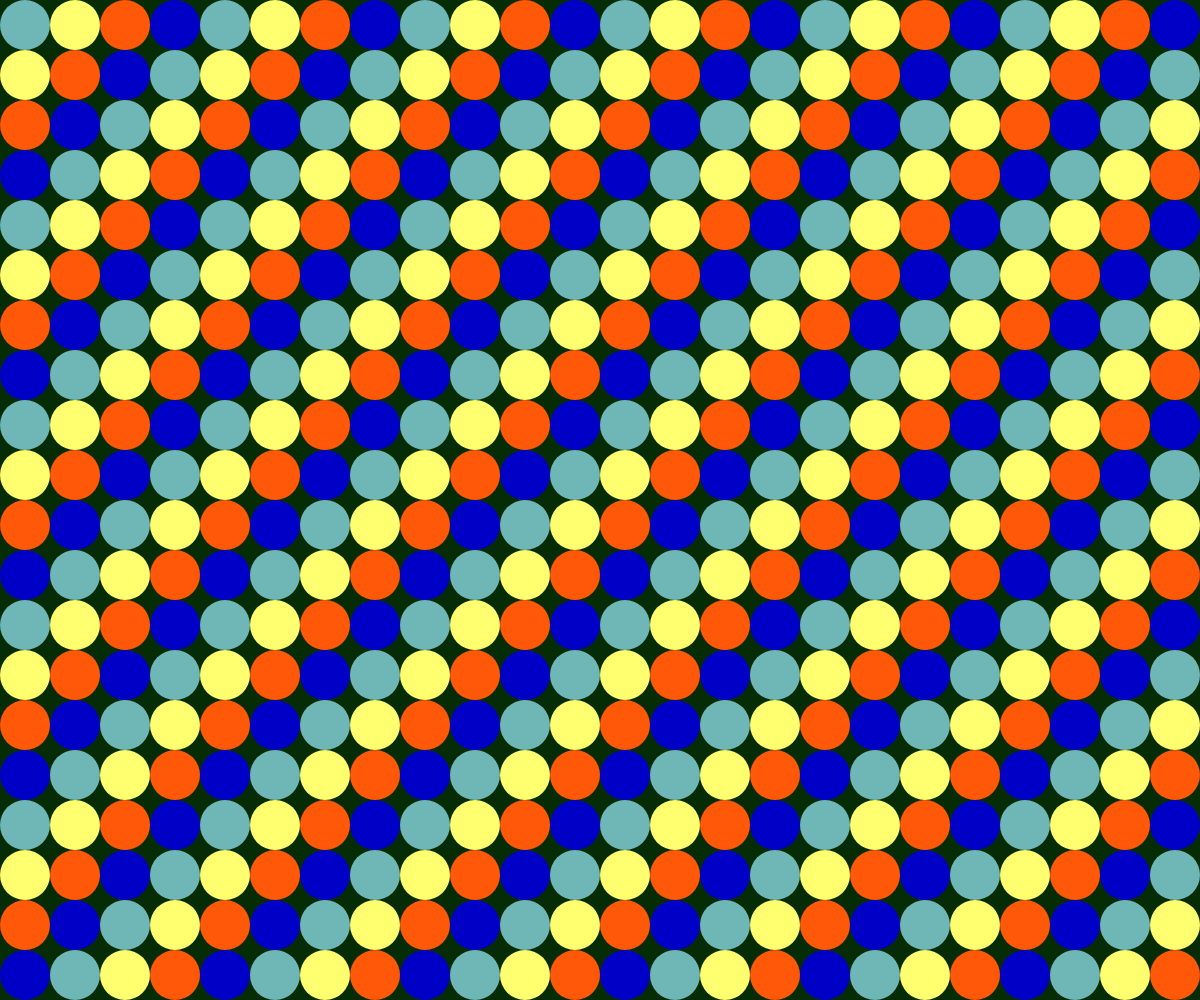
Frame 1 (no input)
Frame 60 (no input): identical to frame 1, image omitted
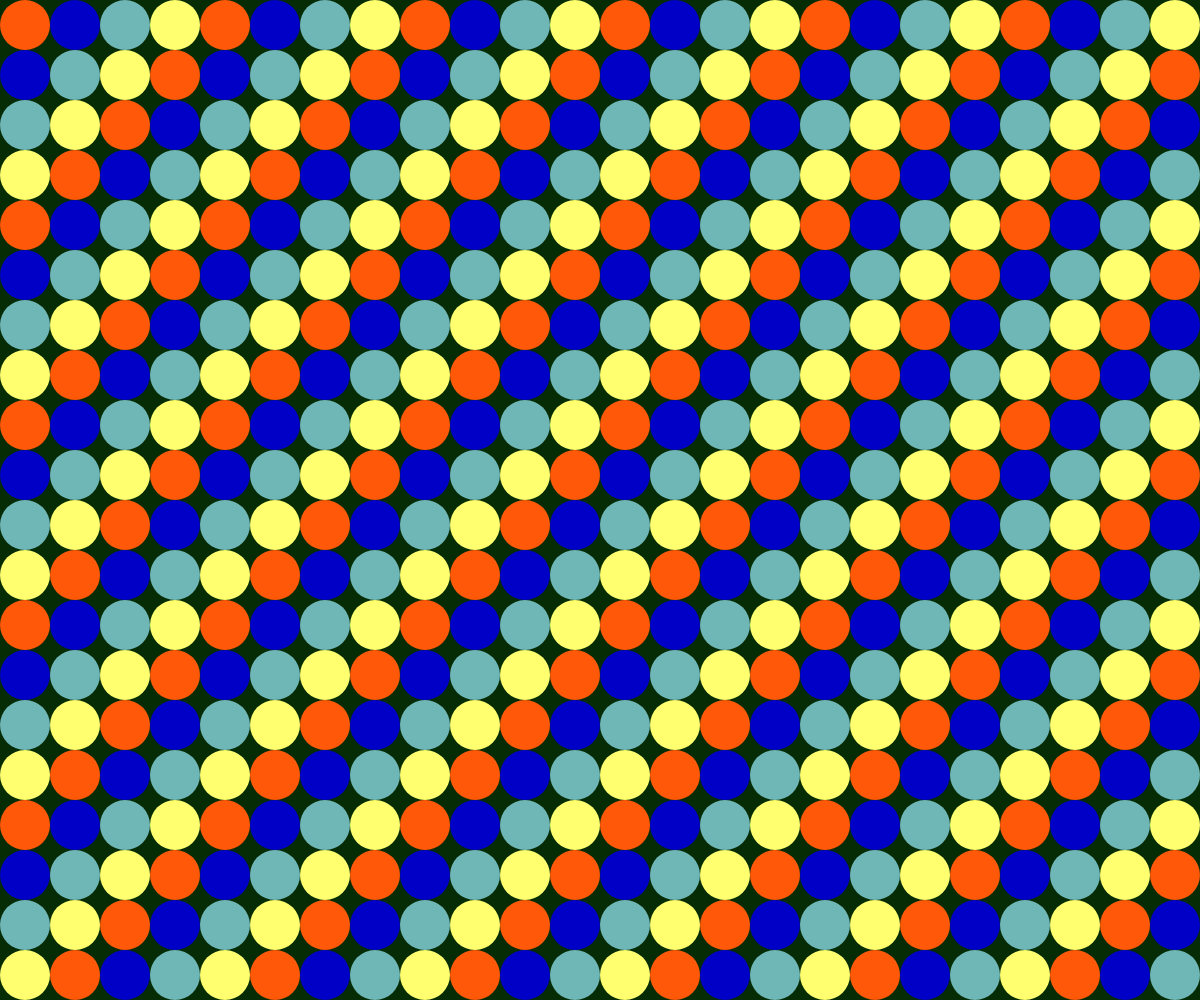
Frame 120 (the mouse pressed at the canvas centre since frame 60)

The p5.js sketch that drew these frames (run headless with seeded random() and noise() and a simulated clock; from frame 60 on, the mouse is pressed at the canvas centre):

// p5.js sketch
// ── sketch.js
let colors = ['#6FB7B7', '#FFFF6F', '#FF5809', '#0000C6'];
let spacing = 50; // 圓形之間的間距

function setup() {
  createCanvas(windowWidth, windowHeight);
  noStroke();
}

function draw() {
  background('#062C06'); // 使用墨綠色背景

  // 根據滑鼠目前的 X 與 Y 座標，計算一個顏色序列的偏移值
  // 當滑鼠移動時，這個 offset 會改變，從而讓所有圓形切換顏色
  let offset = floor(map(mouseX + mouseY, 0, width + height, 0, colors.length * 5));

  for (let x = spacing / 2; x < width; x += spacing) {
    for (let y = spacing / 2; y < height; y += spacing) {
      // 計算每個格點的索引，加上偏移量後對顏色陣列長度取餘數
      let colorIndex = (floor(x / spacing) + floor(y / spacing) + offset) % colors.length;
      
      fill(colors[colorIndex]);
      // 繪製圓形，直徑設為 spacing 使圓形剛好互相接觸
      circle(x, y, spacing);
    }
  }
}

// 當視窗大小改變時，自動調整畫布大小
function windowResized() {
  resizeCanvas(windowWidth, windowHeight);
}
